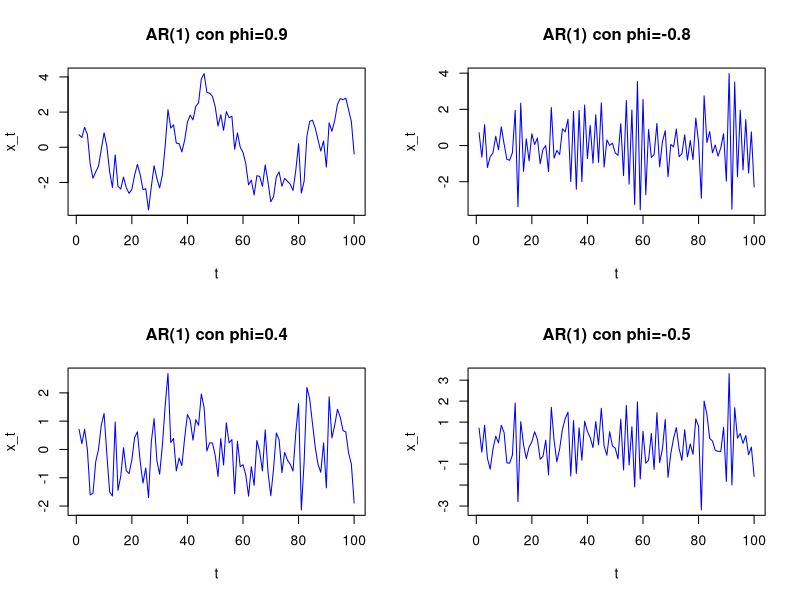
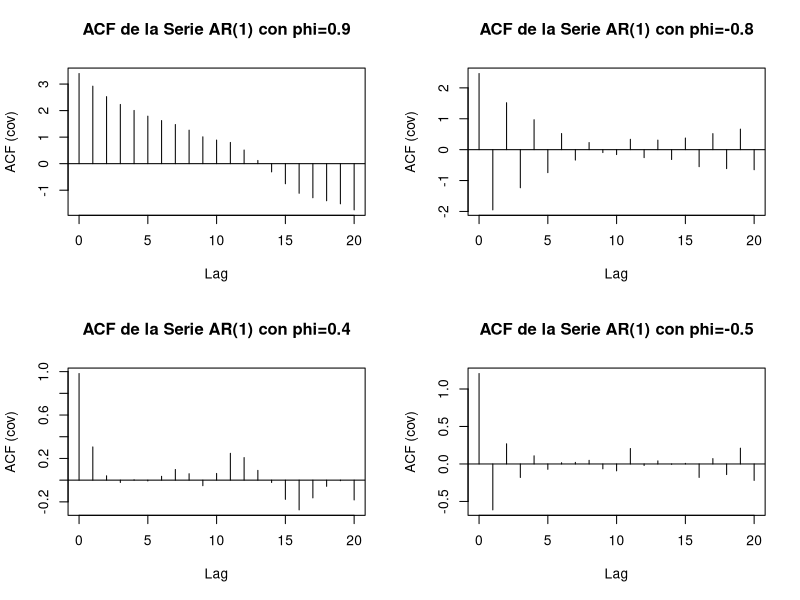
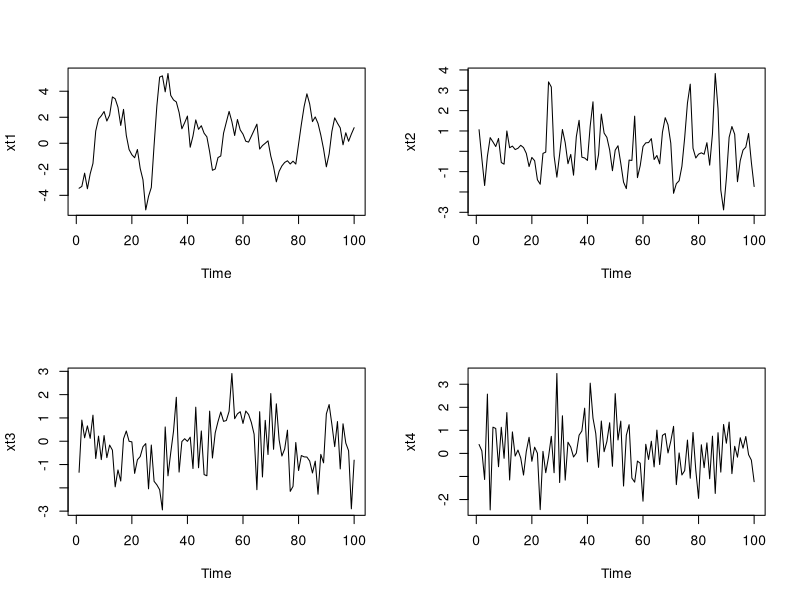
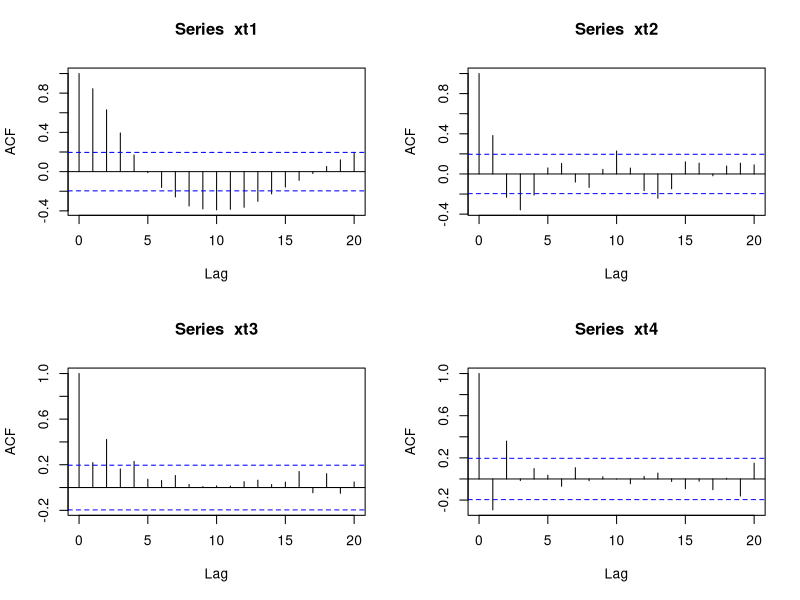
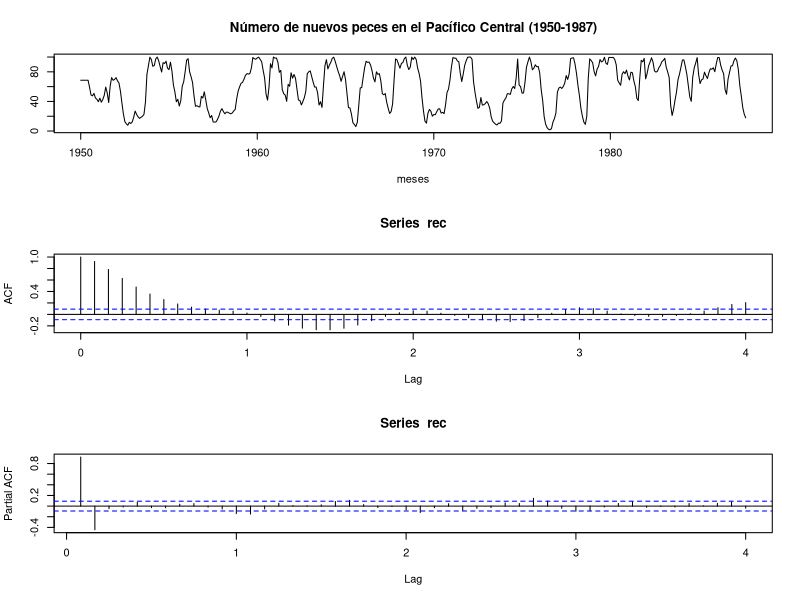
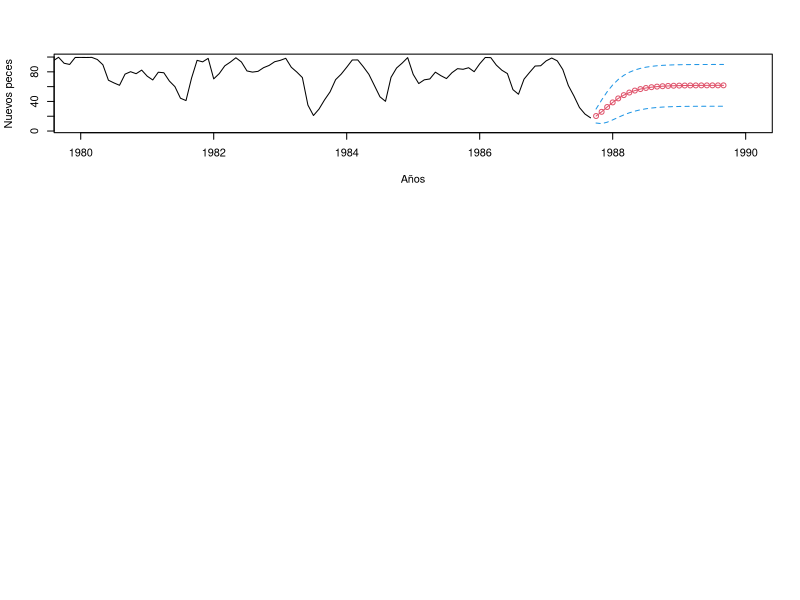

Generate these figures, in order, with R:
## ---- chunk 1
# Coeficientes phi
phi1=0.9
phi2=-0.8
phi3=0.4
phi4=-0.5
# Ruido blanco gaussiano
w=rnorm(100,0,1)
# Series AR(1)
ar1_1=filter(w,filter = phi1,method = "recursive")
ar1_2=filter(w,filter = phi2,method = "recursive")
ar1_3=filter(w,filter = phi3,method = "recursive")
ar1_4=filter(w,filter = phi4,method = "recursive")
# Graficos
par(mfrow=c(2,2))
plot.ts(ar1_1, col="blue",type = "l",
     main = "AR(1) con phi=0.9",xlab="t",ylab="x_t")
plot.ts(ar1_2, col="blue",type = "l",
        main = "AR(1) con phi=-0.8",xlab="t",ylab="x_t")
plot.ts(ar1_3, col="blue",type = "l",
        main = "AR(1) con phi=0.4",xlab="t",ylab="x_t")
plot.ts(ar1_4, col="blue",type = "l",
        main = "AR(1) con phi=-0.5",xlab="t",ylab="x_t")
## ---- chunk 2
par(mfrow=c(2,2))
acf(ar1_1,type = "covariance", main="ACF de la Serie AR(1) con phi=0.9")
acf(ar1_2,type = "covariance", main="ACF de la Serie AR(1) con phi=-0.8")
acf(ar1_3,type = "covariance", main="ACF de la Serie AR(1) con phi=0.4")
acf(ar1_4,type = "covariance", main="ACF de la Serie AR(1) con phi=-0.5")
## ---- chunk 3
# Series AR(2)
xt1<-arima.sim(list(order=c(2,0,0),ar=c(1.2,-0.35)),n=100)
xt2<-arima.sim(list(order=c(2,0,0),ar=c(0.6,-0.4)),n=100)
xt3<-arima.sim(list(order=c(2,0,0),ar=c(0.2,0.35)),n=100)
xt4<-arima.sim(list(order=c(2,0,0),ar=c(-0.2,0.35)),n=100)
# Graficos de las series
par(mfrow=c(2,2))
plot(xt1,type="l")
plot(xt2,type="l")
plot(xt3,type="l")
plot(xt4,type="l")
# Funciones de autocovarianzas
par(mfrow=c(2,2))
acf(xt1)
acf(xt2)
acf(xt3)
acf(xt4)
## ---- chunk 4
rec=ts(scan("data/recruit.txt"),start = 1950, frequency = 12)
par(mfrow=c(3,1))
plot(rec,type = "l", ylab = "", xlab = "meses", main = "Número de nuevos peces en el Pacífico Central (1950-1987)")
acf(rec,48)
pacf(rec,48)
## ---- chunk 5
# Ajuste AR(2)
regr=ar.ols(rec,order=2,demean = FALSE, intercept = TRUE)
regr$asy.se.coef
# Prediccion
fore=predict(regr, n.ahead=24)
ts.plot(rec,fore$pred,col=1:2,xlim=c(1980,1990),
        xlab="Años", ylab="Nuevos peces")
lines(fore$pred,type = "p",col=2)
lines(fore$pred+fore$se,lty = "dashed",col=4)
lines(fore$pred-fore$se,lty = "dashed",col=4)
